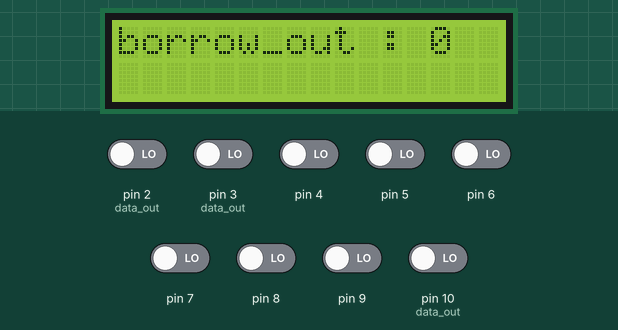
Bench run of a sketch on a simulated Arduino Uno, built with avr-gcc and run on an emulated ATmega328P. Parts: 16×2 character LCD. The test bench sets the inputs (shaded band); at power-on: pin 2 (data_out), pin 3 (data_out), pin 4–9, pin 10 (data_out) LOW. What the sketch prints to the serial monitor is not drawn.

Above: at 1.2 s.
1.3 s: pin 3 (data_out) driven HIGH
At 2.6 s:
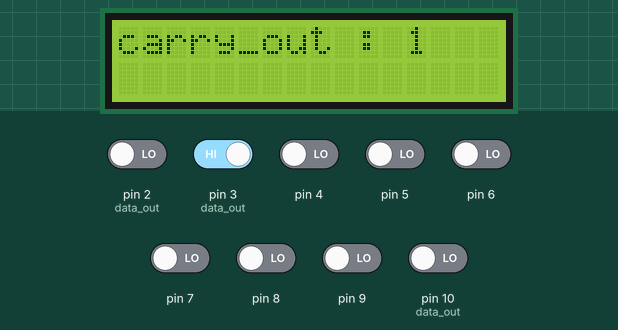
5.5 s: pin 4 driven HIGH
At 7.1 s:
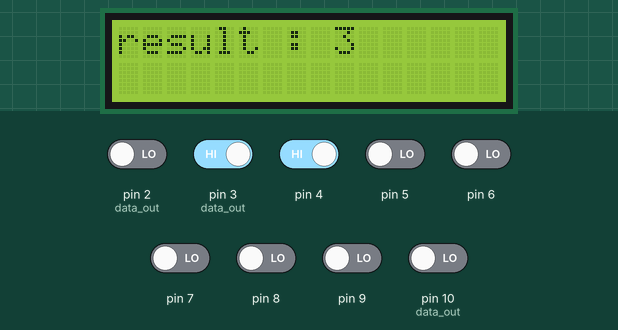
14.1 s: pin 5 driven HIGH
At 14.9 s:
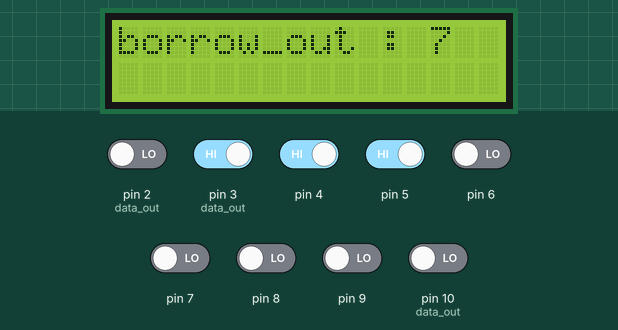
15.6 s: pin 6 driven HIGH
At 17.9 s:
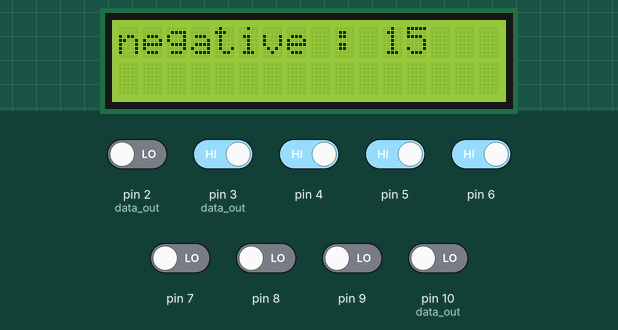
18.6 s: pin 7 driven HIGH
At 20.4 s:
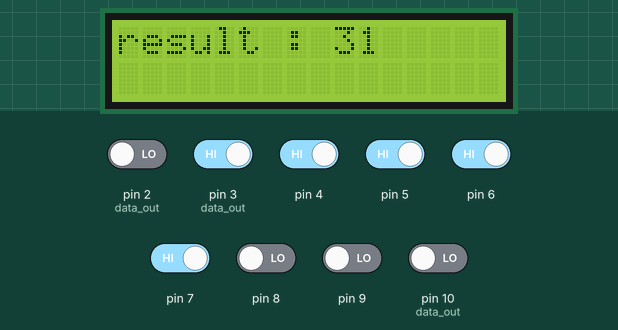
21.1 s: pin 8 driven HIGH
At 22.4 s:
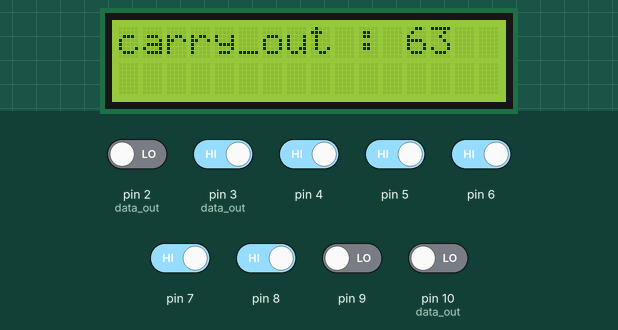
Timing chart, 0 to 24.1 s (numbered marks = the images above; inputs shaded):
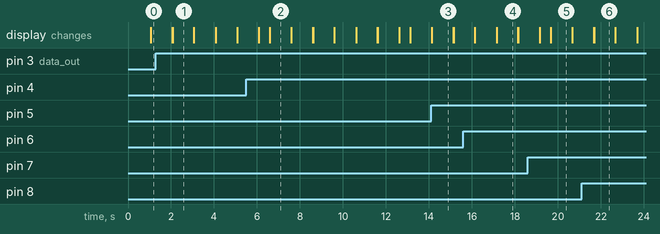

The sketch:

data_out.ino
```cpp
#include<LiquidCrystal.h>

LiquidCrystal lcd(16, 15, 14, 13, 12, 11);

void setup() {
  // put your setup code here, to run once:
  Serial.begin(9600);
  lcd.begin(16, 2);
  pinMode(2, INPUT);  //data_out
  pinMode(3, INPUT); //data_out[0]
  pinMode(4, INPUT);
  pinMode(5, INPUT);
  pinMode(6, INPUT);
  pinMode(7, INPUT);
  pinMode(8, INPUT);
  pinMode(9, INPUT);
  pinMode(10, INPUT);  //data_out[7]
}

int arr[8];

int get_int()
{
  int sum=0;
  int neg = 0;
  for(int iter=0; iter<8; iter++)
  {
    arr[7-iter] = digitalRead(iter+3);
    //Serial.print(arr[7-iter]);
  }
  //Serial.println();

  if(arr[0] == 1)
  {
    neg = 1;
    for(int iter = 0; iter<8; iter++)
    {
      arr[7-iter] = 1-arr[7-iter];
    }
  }

  for(int iter = 0; iter<8; iter++)
  {
    sum+=(1<<iter)*arr[7-iter];
  }

  if(neg==1)
  {
    return -sum-1;
  }
  return sum;
}

void loop() {
  while(digitalRead(2)!=0);
  int num;

  num = get_int();
  Serial.print("result_out : ");
  Serial.println(num);
  lcd.print("result : ");
  lcd.print(num);
  delay(990);
  lcd.clear();
  delay(10);


  num = get_int();
  Serial.print("borrow_out: ");
  Serial.println(num);
  lcd.print("borrow_out : ");
  lcd.print(num);
  delay(990);
  lcd.clear();
  delay(10);


  num = get_int();
  Serial.print("carry_out : ");
  Serial.println(num);
  lcd.print("carry_out : ");
  lcd.print(num);
  delay(990);
  lcd.clear();
  delay(10);


  num = get_int();
  //Serial.print("zero : ");
  //Serial.println(num);
  //lcd.print("zero : ");
  //lcd.print(num);
  delay(990);
  lcd.clear();
  delay(10);


  num = get_int();
  Serial.print("negative : ");
  Serial.println(num);
  lcd.print("negative : ");
  lcd.print(num);
  delay(990);
  lcd.clear();
  delay(10);


  num = get_int();
  Serial.print("overflow : ");
  Serial.println(num);
  lcd.print("overflow : ");
  lcd.print(num);
  delay(990);
  lcd.clear();
  delay(10);


  num = get_int();
  Serial.println("*********");
  lcd.print("**********");
  delay(500);
  lcd.clear();
  delay(10);

}
```

Measured:
- what the display in image 1 shows lasts 1.0 s, from 2.1 s to 3.1 s
